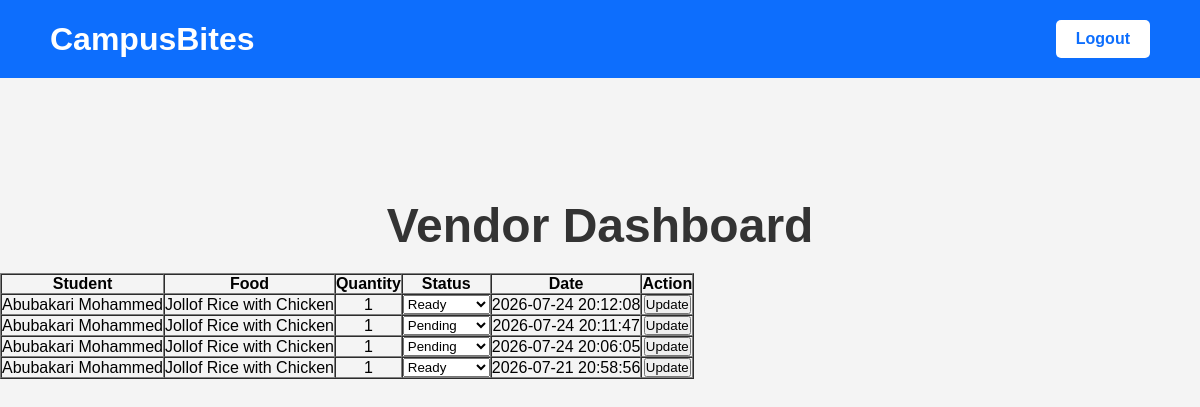
/vendor_dashboard.php (signed in), run on the app's committed database.
### tables this page shows
CREATE TABLE `orders` (
  `id` int(11) NOT NULL,
  `user_id` int(11) NOT NULL,
  `food_id` int(11) NOT NULL,
  `quantity` int(11) DEFAULT 1,
  `status` varchar(50) DEFAULT 'Pending',
  `ordered_at` timestamp NOT NULL DEFAULT current_timestamp()
);

CREATE TABLE `users` (
  `id` int(11) NOT NULL,
  `fullname` varchar(100) NOT NULL,
  `email` varchar(100) NOT NULL,
  `password` varchar(255) NOT NULL,
  `role` enum('Student','Vendor','Admin') NOT NULL,
  `created_at` timestamp NOT NULL DEFAULT current_timestamp()
);

CREATE TABLE `foods` (
  `id` int(11) NOT NULL,
  `food_name` varchar(100) NOT NULL,
  `price` decimal(10,2) NOT NULL,
  `image` varchar(255) NOT NULL,
  `description` text DEFAULT NULL,
  `created_at` timestamp NOT NULL DEFAULT current_timestamp()
);

### vendor_dashboard.php (the view, shortened to what this page needs)
<?php
include "db.php";
$sql = "SELECT
            orders.id,
            users.fullname,
            foods.food_name,
            orders.quantity,
            orders.status,
            orders.ordered_at
        FROM orders
        JOIN users ON orders.user_id = users.id
        JOIN foods ON orders.food_id = foods.id
        ORDER BY orders.ordered_at DESC";
$result = mysqli_query($conn, $sql);
?>
<!DOCTYPE html>
<html>
<head>
    <link rel="stylesheet" href="css/style.css">
</head>
<body>
<div class="navbar">
    <div class="logo">CampusBites</div>
    <div class="nav-buttons">
        <a href="logout.php" class="btn">Logout</a>
    </div>
</div>
<div class="hero">
<h1>Vendor Dashboard</h1>
<table border="1" cellpadding="10" cellspacing="0">
<tr>
    <th>Student</th>
    <th>Food</th>
    <th>Quantity</th>
    <th>Status</th>
    <th>Date</th>
    <th>Action</th>
</tr>
<?php while($row = mysqli_fetch_assoc($result)) { ?>
<tr>
<td><?php echo $row['fullname']; ?></td>
<td><?php echo $row['food_name']; ?></td>
<td><?php echo $row['quantity']; ?></td>
<td>
<form method="POST">
<select name="status">
<option value="Pending"
<?php if($row['status']=="Pending") echo "selected"; ?>>
Pending
</option>
<option value="Ready"
<?php if($row['status']=="Ready") echo "selected"; ?>>
Ready
</option>
</select>
</td>
<td><?php echo $row['ordered_at']; ?></td>
<td>
<input type="submit" name="update" value="Update">
</td>
</tr>
<?php } ?>
</table>
</div>
</body>
</html>

### css/style.css (style rules this page uses)
* { margin:0; padding:0; box-sizing:border-box; font-family:Arial, Helvetica, sans-serif; }
body { background:#f4f4f4; }
.navbar { background:#0d6efd; color:white; display:flex; justify-content:space-between; align-items:center; padding:20px 50px; }
.logo { font-size:32px; font-weight:bold; }
.nav-buttons .btn { text-decoration:none; background:white; color:#0d6efd; padding:10px 20px; border-radius:5px; margin-left:10px; font-weight:bold; }
.hero { text-align:center; margin-top:120px; }
.hero h1 { font-size:48px; color:#333; margin-bottom:20px; }
.btn { display:inline-block; background:#007bff; color:white; padding:10px 20px; border:none; border-radius:5px; text-decoration:none; cursor:pointer; }

### data on the page
orders: user.fullname "Abubakari Mohammed", food.food_name "Jollof Rice with Chicken", quantity "1", status "Ready", ordered_at "2026-07-24 20:12:08"
orders: user.fullname "Abubakari Mohammed", food.food_name "Jollof Rice with Chicken", quantity "1", status "Pending", ordered_at "2026-07-24 20:11:47"
orders: user.fullname "Abubakari Mohammed", food.food_name "Jollof Rice with Chicken", quantity "1", status "Pending", ordered_at "2026-07-24 20:06:05"
orders: user.fullname "Abubakari Mohammed", food.food_name "Jollof Rice with Chicken", quantity "1", status "Ready", ordered_at "2026-07-21 20:58:56"
